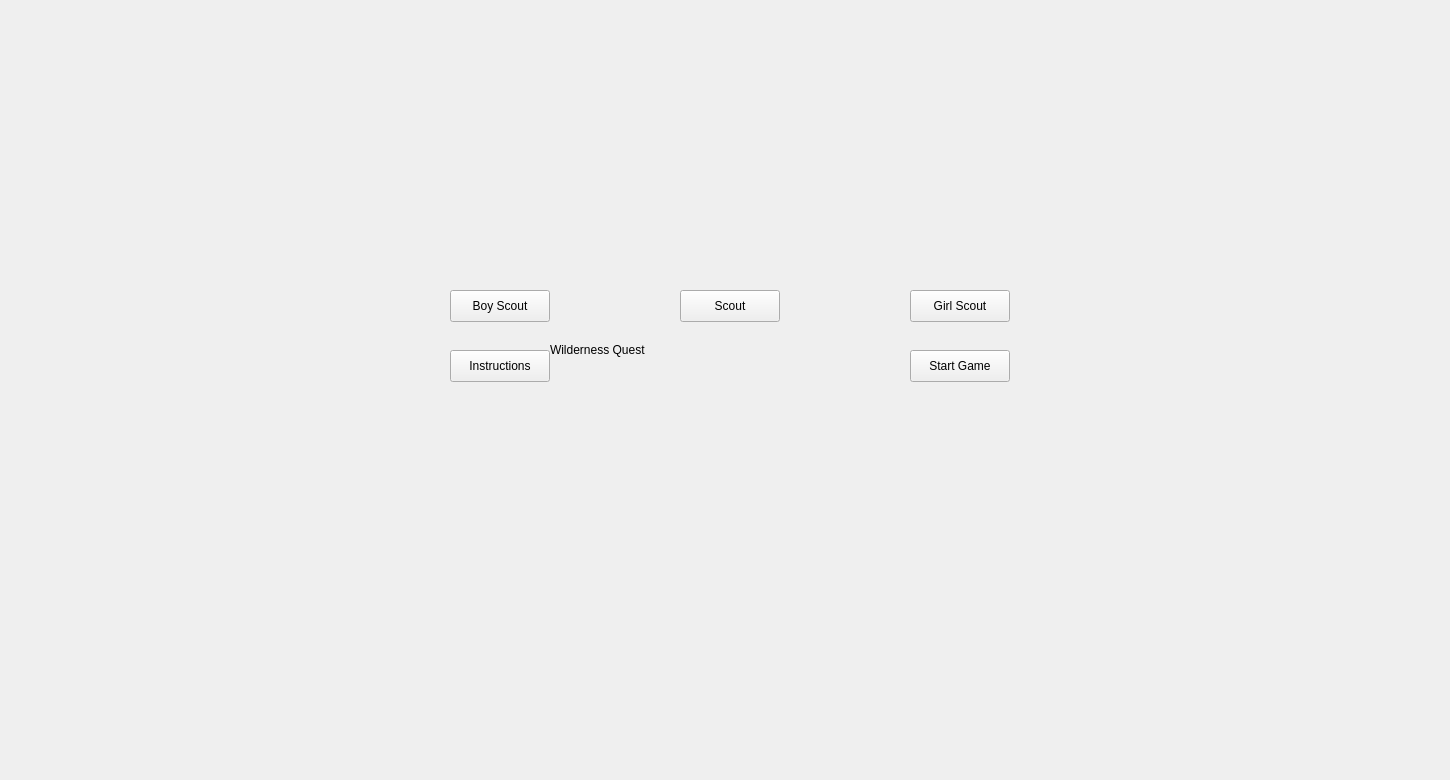
<?xml version="1.0" encoding="UTF-8"?>
<ui version="4.0">
 <class>StartPage</class>
 <widget class="QWidget" name="StartPage">
  <property name="geometry">
   <rect>
    <x>0</x>
    <y>0</y>
    <width>1450</width>
    <height>780</height>
   </rect>
  </property>
  <property name="windowTitle">
   <string>Form</string>
  </property>
  <widget class="QLabel" name="gameNameLabel">
   <property name="geometry">
    <rect>
     <x>550</x>
     <y>300</y>
     <width>360</width>
     <height>100</height>
    </rect>
   </property>
   <property name="text">
    <string>Wilderness Quest</string>
   </property>
  </widget>
  <widget class="QPushButton" name="instructionsButton">
   <property name="geometry">
    <rect>
     <x>450</x>
     <y>350</y>
     <width>100</width>
     <height>32</height>
    </rect>
   </property>
   <property name="text">
    <string>Instructions</string>
   </property>
  </widget>
  <widget class="QPushButton" name="startButton">
   <property name="geometry">
    <rect>
     <x>910</x>
     <y>350</y>
     <width>100</width>
     <height>32</height>
    </rect>
   </property>
   <property name="text">
    <string>Start Game</string>
   </property>
  </widget>
  <widget class="QPushButton" name="boyScoutButton">
   <property name="geometry">
    <rect>
     <x>450</x>
     <y>290</y>
     <width>100</width>
     <height>32</height>
    </rect>
   </property>
   <property name="text">
    <string>Boy Scout</string>
   </property>
  </widget>
  <widget class="QPushButton" name="girlScoutButton">
   <property name="geometry">
    <rect>
     <x>910</x>
     <y>290</y>
     <width>100</width>
     <height>32</height>
    </rect>
   </property>
   <property name="text">
    <string>Girl Scout</string>
   </property>
  </widget>
  <widget class="QPushButton" name="nonBinaryScoutButton">
   <property name="geometry">
    <rect>
     <x>680</x>
     <y>290</y>
     <width>100</width>
     <height>32</height>
    </rect>
   </property>
   <property name="text">
    <string>Scout</string>
   </property>
  </widget>
 </widget>
 <resources/>
 <connections/>
</ui>
